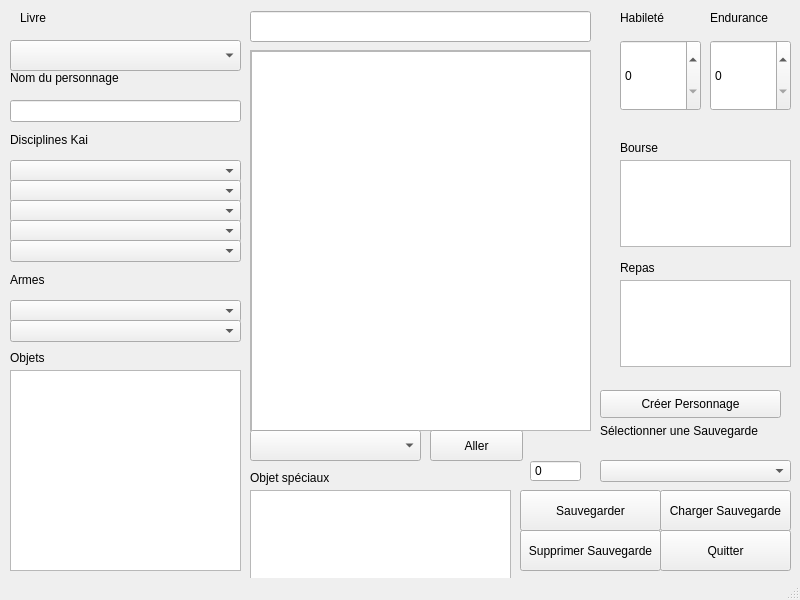
<?xml version="1.0" encoding="UTF-8"?>
<ui version="4.0">
 <class>MainWindow</class>
 <widget class="QMainWindow" name="MainWindow">
  <property name="geometry">
   <rect>
    <x>0</x>
    <y>0</y>
    <width>800</width>
    <height>600</height>
   </rect>
  </property>
  <property name="windowTitle">
   <string>MainWindow</string>
  </property>
  <widget class="QWidget" name="centralwidget">
   <widget class="QScrollArea" name="scrollArea">
    <property name="geometry">
     <rect>
      <x>250</x>
      <y>50</y>
      <width>341</width>
      <height>381</height>
     </rect>
    </property>
    <property name="widgetResizable">
     <bool>true</bool>
    </property>
    <widget class="QWidget" name="scrollAreaWidgetContents">
     <property name="geometry">
      <rect>
       <x>0</x>
       <y>0</y>
       <width>339</width>
       <height>379</height>
      </rect>
     </property>
     <widget class="QTextEdit" name="textEditPrincipale">
      <property name="geometry">
       <rect>
        <x>0</x>
        <y>0</y>
        <width>341</width>
        <height>1261</height>
       </rect>
      </property>
      <property name="readOnly">
       <bool>true</bool>
      </property>
     </widget>
    </widget>
   </widget>
   <widget class="QSpinBox" name="spinBoxE">
    <property name="geometry">
     <rect>
      <x>710</x>
      <y>40</y>
      <width>81</width>
      <height>71</height>
     </rect>
    </property>
   </widget>
   <widget class="QSpinBox" name="spinBoxH">
    <property name="geometry">
     <rect>
      <x>620</x>
      <y>40</y>
      <width>81</width>
      <height>71</height>
     </rect>
    </property>
   </widget>
   <widget class="QPushButton" name="sauvegardeButton">
    <property name="geometry">
     <rect>
      <x>520</x>
      <y>490</y>
      <width>141</width>
      <height>41</height>
     </rect>
    </property>
    <property name="text">
     <string>Sauvegarder</string>
    </property>
   </widget>
   <widget class="QPushButton" name="chargerButton">
    <property name="geometry">
     <rect>
      <x>660</x>
      <y>490</y>
      <width>131</width>
      <height>41</height>
     </rect>
    </property>
    <property name="text">
     <string>Charger Sauvegarde</string>
    </property>
   </widget>
   <widget class="QLabel" name="labelsauvegarde">
    <property name="geometry">
     <rect>
      <x>600</x>
      <y>410</y>
      <width>201</width>
      <height>41</height>
     </rect>
    </property>
    <property name="text">
     <string>Sélectionner une Sauvegarde</string>
    </property>
   </widget>
   <widget class="QLabel" name="labelHabilete">
    <property name="geometry">
     <rect>
      <x>620</x>
      <y>10</y>
      <width>71</width>
      <height>16</height>
     </rect>
    </property>
    <property name="text">
     <string>Habileté</string>
    </property>
   </widget>
   <widget class="QLabel" name="labelEndurance">
    <property name="geometry">
     <rect>
      <x>710</x>
      <y>10</y>
      <width>81</width>
      <height>16</height>
     </rect>
    </property>
    <property name="text">
     <string>Endurance</string>
    </property>
   </widget>
   <widget class="QComboBox" name="comboBoxdiscipline1">
    <property name="geometry">
     <rect>
      <x>10</x>
      <y>160</y>
      <width>231</width>
      <height>22</height>
     </rect>
    </property>
   </widget>
   <widget class="QComboBox" name="comboBoxdiscipline2">
    <property name="geometry">
     <rect>
      <x>10</x>
      <y>180</y>
      <width>231</width>
      <height>22</height>
     </rect>
    </property>
   </widget>
   <widget class="QComboBox" name="comboBoxdiscipline3">
    <property name="geometry">
     <rect>
      <x>10</x>
      <y>200</y>
      <width>231</width>
      <height>22</height>
     </rect>
    </property>
   </widget>
   <widget class="QComboBox" name="comboBoxdiscipline4">
    <property name="geometry">
     <rect>
      <x>10</x>
      <y>220</y>
      <width>231</width>
      <height>22</height>
     </rect>
    </property>
   </widget>
   <widget class="QComboBox" name="comboBoxdiscipline5">
    <property name="geometry">
     <rect>
      <x>10</x>
      <y>240</y>
      <width>231</width>
      <height>22</height>
     </rect>
    </property>
   </widget>
   <widget class="QComboBox" name="comboBoxArme1">
    <property name="geometry">
     <rect>
      <x>10</x>
      <y>300</y>
      <width>231</width>
      <height>22</height>
     </rect>
    </property>
   </widget>
   <widget class="QComboBox" name="comboBoxArme2">
    <property name="geometry">
     <rect>
      <x>10</x>
      <y>320</y>
      <width>231</width>
      <height>22</height>
     </rect>
    </property>
   </widget>
   <widget class="QLabel" name="labelArmes">
    <property name="geometry">
     <rect>
      <x>10</x>
      <y>270</y>
      <width>141</width>
      <height>20</height>
     </rect>
    </property>
    <property name="text">
     <string>Armes</string>
    </property>
   </widget>
   <widget class="QLabel" name="labeldisciplines">
    <property name="geometry">
     <rect>
      <x>10</x>
      <y>130</y>
      <width>121</width>
      <height>20</height>
     </rect>
    </property>
    <property name="text">
     <string>Disciplines Kai</string>
    </property>
   </widget>
   <widget class="QLabel" name="labeltitrelivre">
    <property name="geometry">
     <rect>
      <x>20</x>
      <y>10</y>
      <width>55</width>
      <height>16</height>
     </rect>
    </property>
    <property name="text">
     <string>Livre</string>
    </property>
   </widget>
   <widget class="QTextEdit" name="textEditBourse">
    <property name="geometry">
     <rect>
      <x>620</x>
      <y>160</y>
      <width>171</width>
      <height>87</height>
     </rect>
    </property>
   </widget>
   <widget class="QTextEdit" name="textEditObjet">
    <property name="geometry">
     <rect>
      <x>10</x>
      <y>370</y>
      <width>231</width>
      <height>201</height>
     </rect>
    </property>
   </widget>
   <widget class="QLabel" name="labelSacADos">
    <property name="geometry">
     <rect>
      <x>10</x>
      <y>350</y>
      <width>91</width>
      <height>16</height>
     </rect>
    </property>
    <property name="text">
     <string>Objets</string>
    </property>
   </widget>
   <widget class="QPushButton" name="pushButton">
    <property name="geometry">
     <rect>
      <x>660</x>
      <y>530</y>
      <width>131</width>
      <height>41</height>
     </rect>
    </property>
    <property name="text">
     <string>Quitter</string>
    </property>
   </widget>
   <widget class="QComboBox" name="comboBoxChoixSuivant">
    <property name="geometry">
     <rect>
      <x>250</x>
      <y>430</y>
      <width>171</width>
      <height>31</height>
     </rect>
    </property>
   </widget>
   <widget class="QTextEdit" name="textEditRepas">
    <property name="geometry">
     <rect>
      <x>620</x>
      <y>280</y>
      <width>171</width>
      <height>87</height>
     </rect>
    </property>
   </widget>
   <widget class="QLabel" name="labelbourse">
    <property name="geometry">
     <rect>
      <x>620</x>
      <y>140</y>
      <width>121</width>
      <height>16</height>
     </rect>
    </property>
    <property name="text">
     <string>Bourse</string>
    </property>
   </widget>
   <widget class="QLabel" name="labelRepas">
    <property name="geometry">
     <rect>
      <x>620</x>
      <y>260</y>
      <width>121</width>
      <height>16</height>
     </rect>
    </property>
    <property name="text">
     <string>Repas</string>
    </property>
   </widget>
   <widget class="QPushButton" name="pushButtonSupprimerSauvegarde">
    <property name="geometry">
     <rect>
      <x>520</x>
      <y>530</y>
      <width>141</width>
      <height>41</height>
     </rect>
    </property>
    <property name="text">
     <string>Supprimer Sauvegarde</string>
    </property>
   </widget>
   <widget class="QComboBox" name="comboBoxtitre">
    <property name="geometry">
     <rect>
      <x>10</x>
      <y>40</y>
      <width>231</width>
      <height>31</height>
     </rect>
    </property>
   </widget>
   <widget class="QLabel" name="label">
    <property name="geometry">
     <rect>
      <x>10</x>
      <y>70</y>
      <width>131</width>
      <height>16</height>
     </rect>
    </property>
    <property name="text">
     <string>Nom du personnage</string>
    </property>
   </widget>
   <widget class="QLabel" name="label_2">
    <property name="geometry">
     <rect>
      <x>250</x>
      <y>470</y>
      <width>101</width>
      <height>16</height>
     </rect>
    </property>
    <property name="text">
     <string>Objet spéciaux</string>
    </property>
   </widget>
   <widget class="QTextEdit" name="textEditspeciaux">
    <property name="geometry">
     <rect>
      <x>250</x>
      <y>490</y>
      <width>261</width>
      <height>91</height>
     </rect>
    </property>
   </widget>
   <widget class="QLineEdit" name="lineEditnomPersonnage">
    <property name="geometry">
     <rect>
      <x>10</x>
      <y>100</y>
      <width>231</width>
      <height>22</height>
     </rect>
    </property>
   </widget>
   <widget class="QLineEdit" name="lineEditNomChapitre">
    <property name="geometry">
     <rect>
      <x>250</x>
      <y>11</y>
      <width>341</width>
      <height>31</height>
     </rect>
    </property>
   </widget>
   <widget class="QComboBox" name="comboBoxSauvegarde">
    <property name="geometry">
     <rect>
      <x>600</x>
      <y>460</y>
      <width>191</width>
      <height>22</height>
     </rect>
    </property>
   </widget>
   <widget class="QPushButton" name="pushButtonCreerPersonnage">
    <property name="geometry">
     <rect>
      <x>600</x>
      <y>390</y>
      <width>181</width>
      <height>28</height>
     </rect>
    </property>
    <property name="text">
     <string>Créer Personnage</string>
    </property>
   </widget>
   <widget class="QSpinBox" name="spinBoxIdSauvegarde">
    <property name="geometry">
     <rect>
      <x>530</x>
      <y>460</y>
      <width>51</width>
      <height>22</height>
     </rect>
    </property>
    <property name="readOnly">
     <bool>true</bool>
    </property>
    <property name="buttonSymbols">
     <enum>QAbstractSpinBox::NoButtons</enum>
    </property>
   </widget>
   <widget class="QPushButton" name="pushButtonAller">
    <property name="geometry">
     <rect>
      <x>430</x>
      <y>430</y>
      <width>93</width>
      <height>31</height>
     </rect>
    </property>
    <property name="text">
     <string>Aller</string>
    </property>
   </widget>
  </widget>
  <widget class="QStatusBar" name="statusbar"/>
 </widget>
 <resources/>
 <connections>
  <connection>
   <sender>comboBoxdiscipline1</sender>
   <signal>activated(QString)</signal>
   <receiver>MainWindow</receiver>
   <slot>choixDisciplineKai()</slot>
   <hints>
    <hint type="sourcelabel">
     <x>148</x>
     <y>174</y>
    </hint>
    <hint type="destinationlabel">
     <x>166</x>
     <y>141</y>
    </hint>
   </hints>
  </connection>
  <connection>
   <sender>pushButtonCreerPersonnage</sender>
   <signal>clicked()</signal>
   <receiver>MainWindow</receiver>
   <slot>creerPersonnage()</slot>
   <hints>
    <hint type="sourcelabel">
     <x>696</x>
     <y>402</y>
    </hint>
    <hint type="destinationlabel">
     <x>740</x>
     <y>374</y>
    </hint>
   </hints>
  </connection>
  <connection>
   <sender>sauvegardeButton</sender>
   <signal>clicked()</signal>
   <receiver>MainWindow</receiver>
   <slot>sauvegarder()</slot>
   <hints>
    <hint type="sourcelabel">
     <x>581</x>
     <y>517</y>
    </hint>
    <hint type="destinationlabel">
     <x>493</x>
     <y>478</y>
    </hint>
   </hints>
  </connection>
  <connection>
   <sender>pushButtonSupprimerSauvegarde</sender>
   <signal>clicked()</signal>
   <receiver>MainWindow</receiver>
   <slot>supprimer_sauvegarde()</slot>
   <hints>
    <hint type="sourcelabel">
     <x>550</x>
     <y>558</y>
    </hint>
    <hint type="destinationlabel">
     <x>514</x>
     <y>563</y>
    </hint>
   </hints>
  </connection>
  <connection>
   <sender>chargerButton</sender>
   <signal>clicked()</signal>
   <receiver>MainWindow</receiver>
   <slot>chargerPartie()</slot>
   <hints>
    <hint type="sourcelabel">
     <x>744</x>
     <y>511</y>
    </hint>
    <hint type="destinationlabel">
     <x>794</x>
     <y>485</y>
    </hint>
   </hints>
  </connection>
  <connection>
   <sender>pushButtonAller</sender>
   <signal>clicked()</signal>
   <receiver>MainWindow</receiver>
   <slot>changerChapitre()</slot>
   <hints>
    <hint type="sourcelabel">
     <x>462</x>
     <y>450</y>
    </hint>
    <hint type="destinationlabel">
     <x>425</x>
     <y>473</y>
    </hint>
   </hints>
  </connection>
 </connections>
 <slots>
  <slot>choixDisciplineKai()</slot>
  <slot>creerPersonnage()</slot>
  <slot>sauvegarder()</slot>
  <slot>supprimer_sauvegarde()</slot>
  <slot>chargerPartie()</slot>
  <slot>changerChapitre()</slot>
  <slot>slot1()</slot>
 </slots>
</ui>
